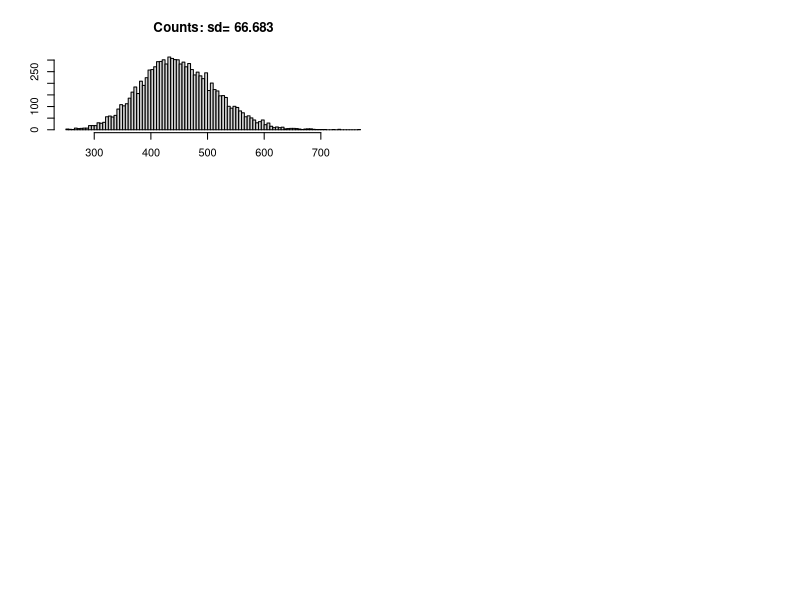

Write the R code that produced this figure. (Note: this script raises an error after producing the figure.)
# Transformation for the negative binomial

# Parms
n = 1e4
p = .1*c(1, .01)
phi = 50*c(1, 2)

# Simulation
par(mfcol=c(3, 2))
X = rnbinom(n, phi[1], p[1])
hist(X, breaks = ceiling(sqrt(n)), main=paste('Counts: sd=', round(sd(X), 3)), ylab='', , xlab='')
L = log(1+X)
hist(A, breaks = ceiling(sqrt(n)), main=paste('log: sd=', round(sd(L), 3)), ylab='', , xlab='')
A = asinh(X/phi)
hist(L, breaks = ceiling(sqrt(n)), main=paste('arcsinh: sd=', round(sd(A), 3)), ylab='', , xlab='')

X = rnbinom(n, phi[2], p[1])
hist(X, breaks = ceiling(sqrt(n)), main=paste('Counts: sd=', round(sd(X), 3)), ylab='', , xlab='')
L = log(1+X)
hist(A, breaks = ceiling(sqrt(n)), main=paste('log: sd=', round(sd(L), 3)), ylab='', , xlab='')
A = asinh(X/phi)
hist(L, breaks = ceiling(sqrt(n)), main=paste('arcsinh: sd=', round(sd(A), 3)), ylab='', , xlab='')
